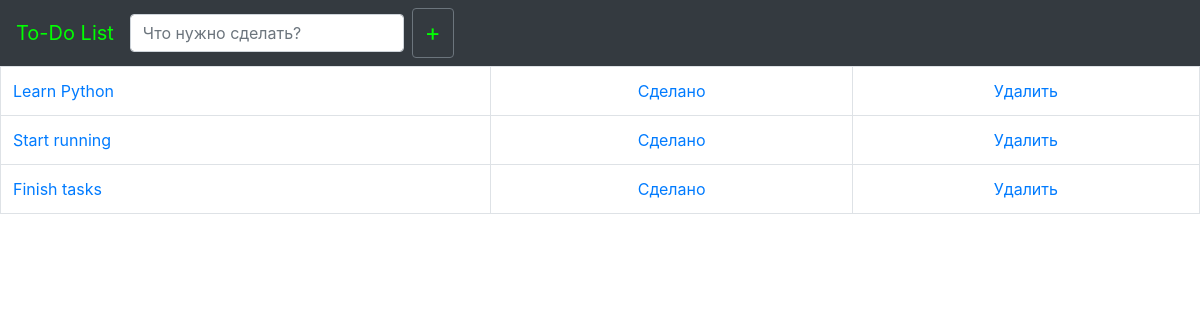
Before: / with the older database file.
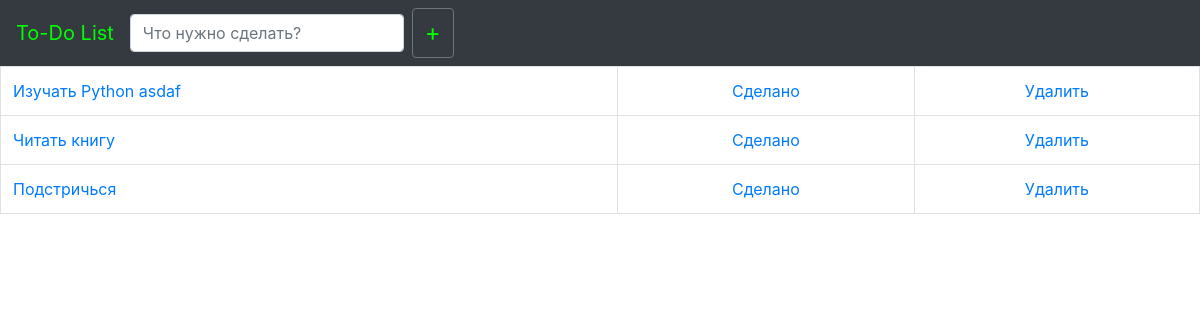
After: the same page with the newer database file.
### todo_app/models.py (models this page shows, shortened)
class List(models.Model):
    item = models.CharField(max_length=200)
    completed = models.BooleanField(default=False)

### todo_app/views.py (the view)
# urls.py: path('', views.home, name='home'),
def home(request):
    if request.method == 'POST':
        form = ListForm(request.POST or None)
        if form.is_valid():
            form.save()
            all_items = List.objects.all()
            messages.success(request, ('Объект добавлен в список дел!'))
            return render(request, 'home.html', {'all_items': all_items})
    else:
        all_items = List.objects.all
        return render(request, 'home.html', {'all_items': all_items})

### templates/home.html (shortened to what this page needs)
{% extends 'base.html' %}
{% block content %}
{% if all_items %}
    <table class="table table-bordered">
    {% for things in all_items %}
        {% if things.completed %}
            <tr class="table-secondary">
                <td class="striker"><a href="{% url 'edit' things.id %}">{{ things.item }}</a></td>
                <td><center><a href="{% url 'uncross' things.id %}">Не сделано</center></td>
                <td><center><a href="{% url 'delete' things.id %}">Удалить</a></center></td>
            </tr>
        {% else %}
            <tr>
                <td><a href="{% url 'edit' things.id %}">{{ things.item }}</a></td>
                <td><center><a href="{% url 'cross_off' things.id %}">Сделано</center></td>
                <td><center><a href="{% url 'delete' things.id %}">Удалить</a></center></td>
            </tr>
        {% endif %}
    {% endfor %}
    </table>
{% endif %}
{% endblock %}

### templates/base.html (shortened to what this page needs)
{% load static %}
<!doctype html>
<html lang="en">
  <head>
    <link rel="stylesheet" href="https://stackpath.bootstrapcdn.com/bootstrap/4.3.1/css/bootstrap.min.css">
    <link rel="stylesheet" href="{% static 'css/my_css.css' %}">
  </head>
  <body>
    <nav class="navbar navbar-expand-lg navbar- bg-dark">
        <a class="navbar-brand" href="{% url 'home' %}" style="color: rgb(0, 255, 0)">To-Do List</a>
        <form class="form-inline my-2 my-lg-0" method="POST">
            <input class="form-control mr-sm-2" type="search" placeholder="Что нужно сделать?" aria-label="Search" name="item">
            <button class="btn btn-outline-secondary my-2 my-sm-0" type="submit" style="color: rgb(0, 255, 0)" style="background-color: grey"><font size="+2">+</font></button>
          </form>
      </nav>
      {% block content %}
      {% endblock %}
  </body>
</html>

Changed rows visible on the page:
removed List: item "Start running"
removed List: item "Finish tasks"
changed List: item "Learn Python" → "Изучать Python asdaf"
added List: item "Читать книгу"
added List: item "Подстричься"
